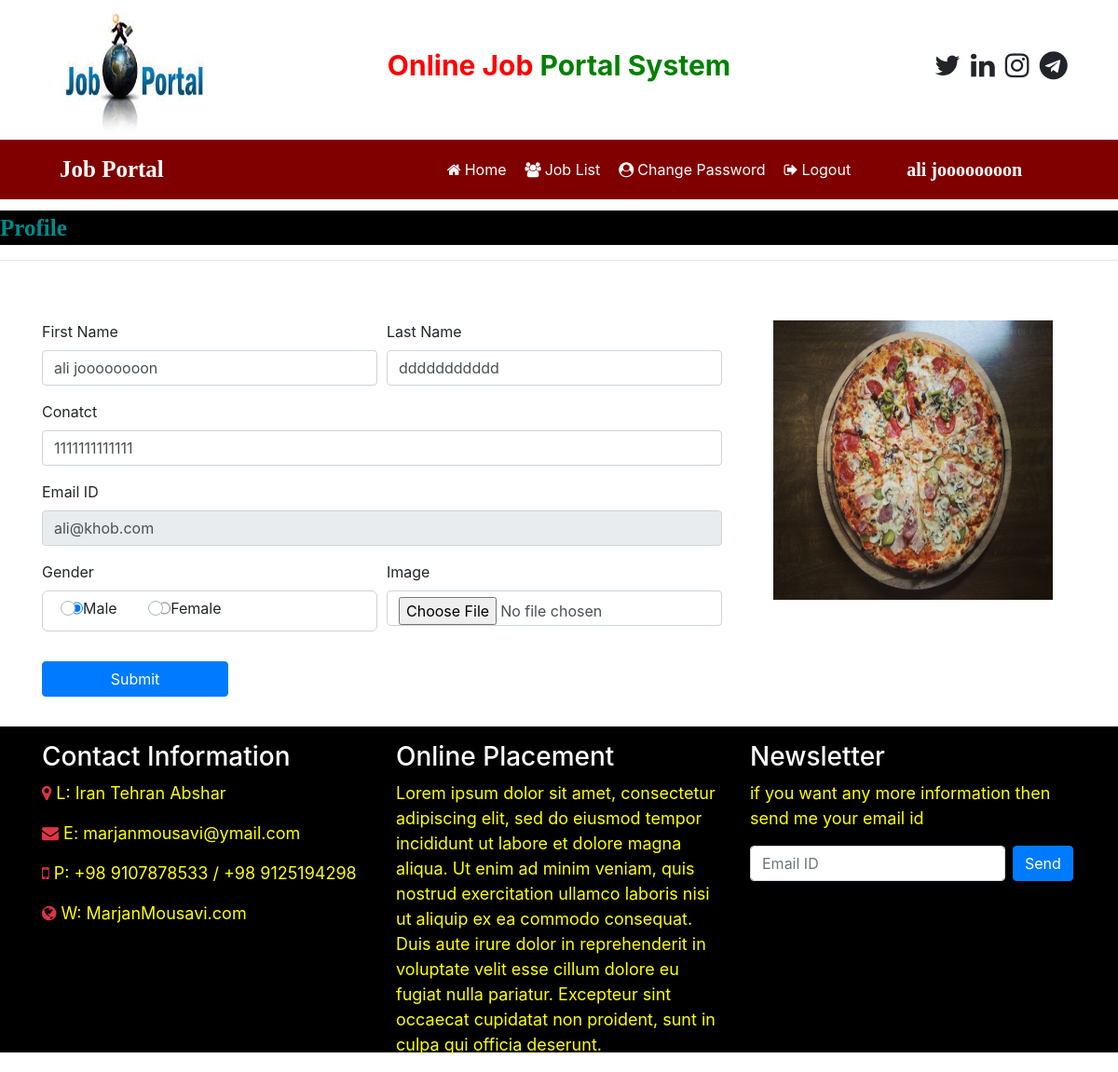
The app's page /user_home (signed in) with its own data.
### job/models.py (models this page shows, shortened)
class StudentUser(models.Model):
    user = models.ForeignKey(User, on_delete=models.CASCADE)
    mobile = models.CharField(max_length=15, null=True)
    image = models.FileField(null=True)
    gender = models.CharField(max_length=10, null=True)
    type = models.CharField(max_length=15, null=True)

### job/views.py (the view, shortened to what this page needs)
# urls.py: path('user_home', user_home, name='user_home'),
def user_home(request):
    if not request.user.is_authenticated:
        return redirect('job:user_login')
    user = request.user
    student = StudentUser.objects.get(user=user)
    error = ''
    d = {'student':student, 'error':error}
    return render(request, 'job/user_home.html',d)

### job/templates/job/user_home.html (shortened to what this page needs)
{% load static %}
{% block body %}
{% include 'job/user_navigation.html' %}
<marquee behavior="" direction="" style="font-family: cursive; font-size: 25px; color: darkcyan;background-color: black; font-weight: bold; margin-top: 1%;">
    Profile
</marquee>
<hr>
<div class="container">
    <div class="row">
        <div class="col-sm-8">
            <form action="" name="signup" method="POST" class="mt-5" enctype="multipart/form-data">
                <div class="form-row">
                    <div class="form-group col-md-6">
                        <label for="">First Name</label>
                        <input type="text" class="form-control" name="fname" value="{{student.user.first_name}}" required>
                    </div>
                    <div class="form-group col-md-6">
                        <label for="">Last Name</label>
                        <input type="text" class="form-control" name="lname" value="{{student.user.last_name}}" required>
                    </div>
                </div>
                <div class="form-row">
                    <div class="form-group col-md-12">
                        <label for="">Conatct</label>
                        <input type="text" class="form-control" name="contact" value="{{student.mobile}}" required>
                    </div>
                </div>
                <div class="form-row">
                    <div class="form-group col-md-12">
                        <label for="">Email ID</label>
                        <input type="email" class="form-control" name="email" value="{{student.user.username}}" readonly required>
                    </div>
                </div>
                <div class="form-row">
                    <div class="form-group col-md-6">
                        <label for="">Gender</label>
                        {% if student.gender == "Male" %}
                        <div style="border: 1px solid lightgray; padding: 6px; border-radius: 6px;">
                            <div class="custom-control custom-radio custom-control-inline">
                                <input type="radio" id="customRadioInline1" name="gender" class="custom-cotnrol-input" value="Male" checked>
                                <label class="custom-control-label" for="customRadioInline1">Male</label>
                            </div>
                            <div class="custom-control custom-radio custom-control-inline">
                                <input type="radio" id="customRadioInline2" name="gender" class="custom-cotnrol-input" value="Female">
                                <label class="custom-control-label" for="customRadioInline2">Female</label>
                            </div>
                        </div>
                        {% endif %}
                    </div>
                    <div class="form-group col-md-6">
                        <label for="">Image</label>
                        <input type="file" class="form-control" name="image" accept="image/*" >
                    </div>
                </div>
                <input type="submit" value="Submit" class="btn btn-primary mt-3" style="width: 200px;">
            </form>
        </div>
        <div class="col-sm-4 mt-5 text-center">
            <img src="{{student.image.url}}" width="300px" height="300px">
        </div>
    </div>
</div>
{% include 'job/footer.html' %}
{% endblock body %}

### job/templates/job/user_navigation.html (shortened to what this page needs)
<html>
    <head>
        {% load static %}
        <link rel="stylesheet" href="https://maxcdn.bootstrapcdn.com/bootstrap/4.5.2/css/bootstrap.min.css">
        <link rel="stylesheet" href="https://cdnjs.cloudflare.com/ajax/libs/font-awesome/4.7.0/css/font-awesome.min.css">
    </head>
    <body>
        <div class="container">
            <div class="row">
                <div class="col-sm-3">
                    <img src="{% static 'job/images/download.jpeg' %}" width="180px;" height="150px;">
                </div>
                <div class="col-sm-6 mt-5 text-center">
                    <span style="font-weight: bold; font-size: 30px;">
                        <span style="color:red;">Online Job</span>
                        <span style="color:green;">Portal System</span>
                    </span>
                </div>
                <div class="col-sm-3 mt-5" style="padding-left: 10%;">
                    <span style="font-weight: bold; font-size: 30px;">
                        <span><i class="fa fa-twitter pl-1"></i></span>
                        <span><i class="fa fa-linkedin pl-1"></i></span>
                        <span><i class="fa fa-instagram pl-1"></i></span>
                        <span><i class="fa fa-telegram pl-1"></i></span>
                    </span>
                </div>
            </div>
        </div>
        <nav class="navbar navbar-expand-sm" style="background-color: maroon;">
            <a href="" class="navbar-brand text-white pl-5 font-weight-bold" style="font-family: cursive; font-size: 25px;">Job Portal</a>
            <ul class="navbar-nav">
                <li class="nav-item">
                    <a href="{% url 'job:user_home' %}" class="nav-link" style="margin-left: 280px;;"><i class="fa fa-home mr-1"></i>Home</a>
                </li>
                <li class="nav-item">
                    <a href="{% url 'job:user_latestjobs' %}" class="nav-link"><i class="fa fa-users mr-1"></i>Job List</a>
                </li>
                <li class="nav-item">
                    <a href="{% url 'job:change_passworduser' %}" class="nav-link"><i class="fa fa-user-circle mr-1"></i>Change Password</a>
                </li>
                <li class="nav-item">
                    <a href="{% url 'job:Logout' %}" class="nav-link"><i class="fa fa-sign-out mr-1"></i>Logout</a>
                </li>
            </ul>
            <a href="" class="navbar-brand text-white pl-5 font-weight-bold" style="font-family: cursive; font-size: 20px;">{{request.user.first_name}}</a>
        </nav>
    </body>
</html>

### job/templates/job/user_navigation.html (style rules this page uses)
.nav-link { color: white !important; margin-right: 4px; }

### records on screen
StudentUser: fname "ali joooooooon", lname "ddddddddddd", contact "1111111111111", email "ali@khob.com", image (picture)

### other values on screen
{{ request.user.first_name }} "ali joooooooon"
